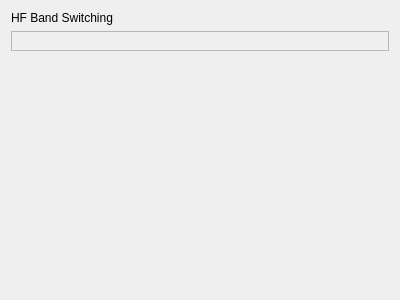
<?xml version="1.0" encoding="UTF-8"?>
<ui version="4.0">
 <class>BandSwitchFrame</class>
 <widget class="QFrame" name="BandSwitchFrame">
  <property name="geometry">
   <rect>
    <x>0</x>
    <y>0</y>
    <width>400</width>
    <height>300</height>
   </rect>
  </property>
  <property name="windowTitle">
   <string>Frame</string>
  </property>
  <layout class="QVBoxLayout" name="verticalLayout">
   <item>
    <widget class="QLabel" name="label">
     <property name="text">
      <string>HF Band Switching</string>
     </property>
    </widget>
   </item>
   <item>
    <widget class="QFrame" name="bandSwitchButtomFrame">
     <property name="frameShape">
      <enum>QFrame::StyledPanel</enum>
     </property>
     <property name="frameShadow">
      <enum>QFrame::Raised</enum>
     </property>
     <layout class="QVBoxLayout" name="verticalLayout_2">
      <item>
       <layout class="QGridLayout" name="bandSelGridLayout"/>
      </item>
     </layout>
    </widget>
   </item>
   <item>
    <spacer name="verticalSpacer">
     <property name="orientation">
      <enum>Qt::Vertical</enum>
     </property>
     <property name="sizeHint" stdset="0">
      <size>
       <width>20</width>
       <height>251</height>
      </size>
     </property>
    </spacer>
   </item>
  </layout>
 </widget>
 <resources/>
 <connections/>
</ui>
